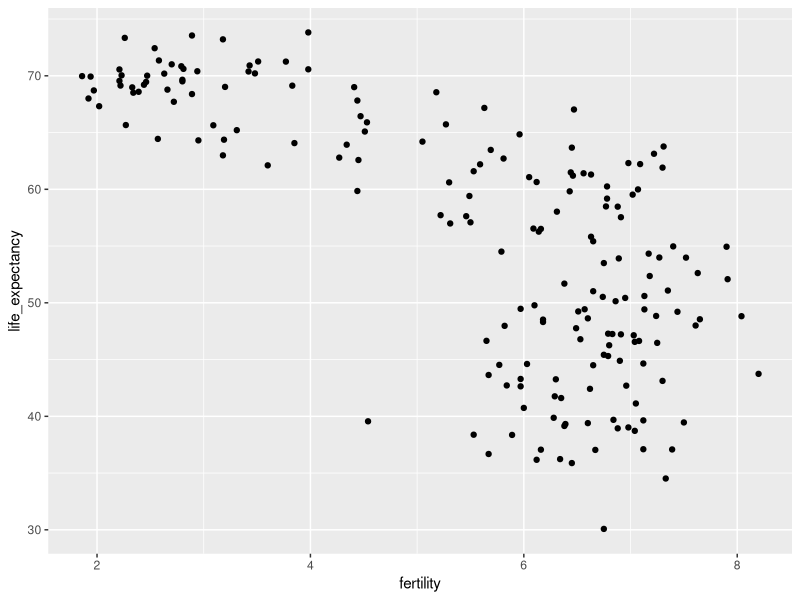
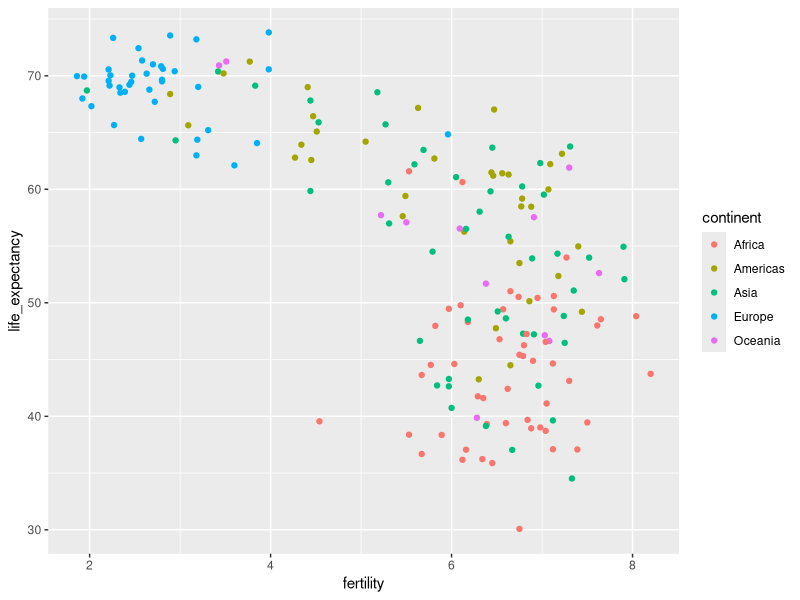
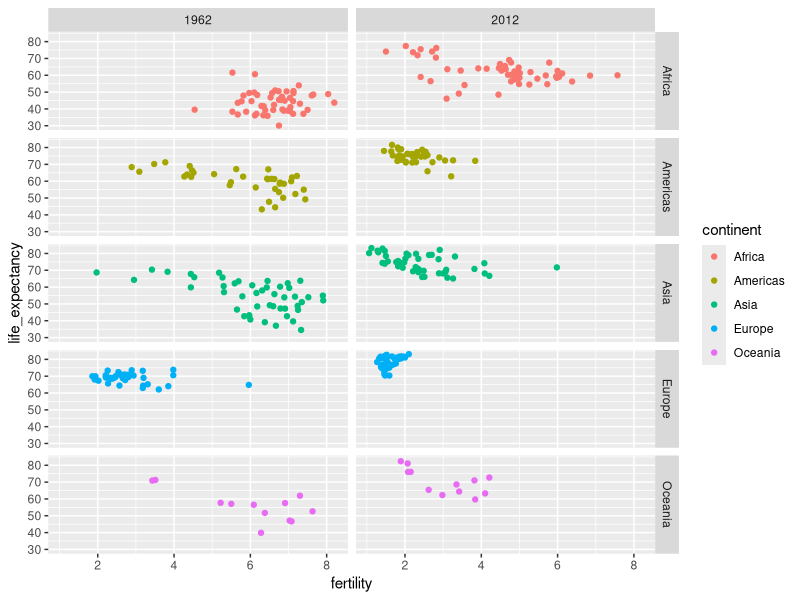
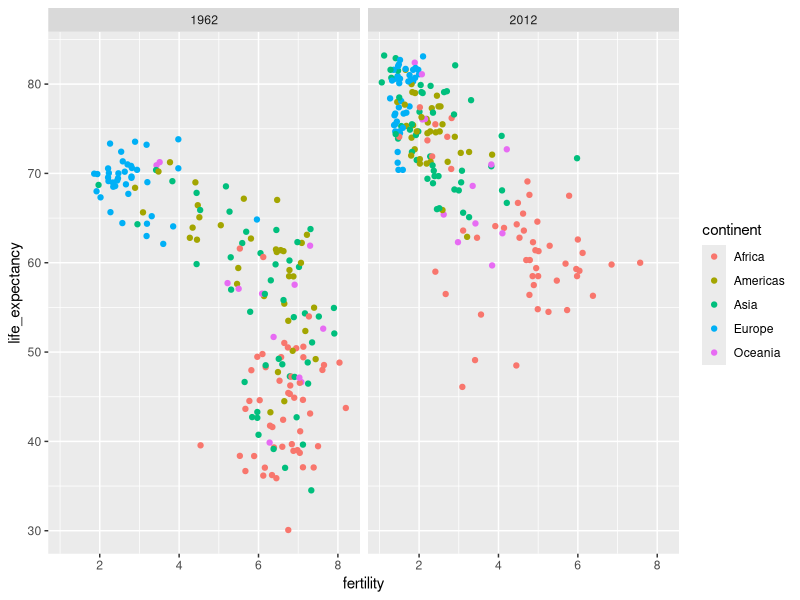
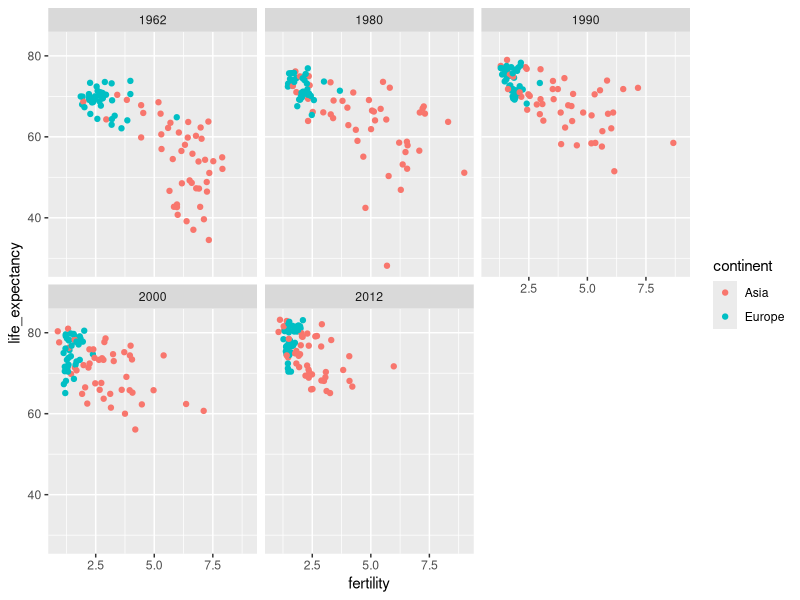
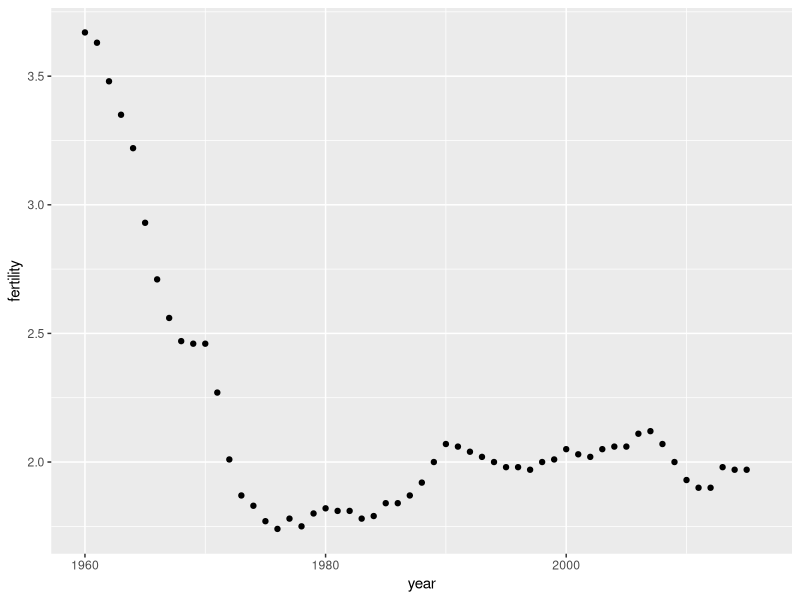
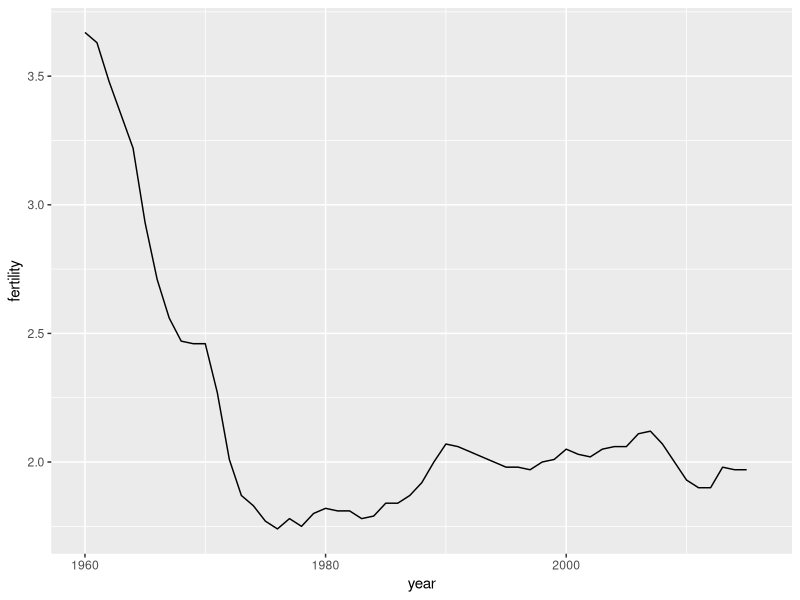
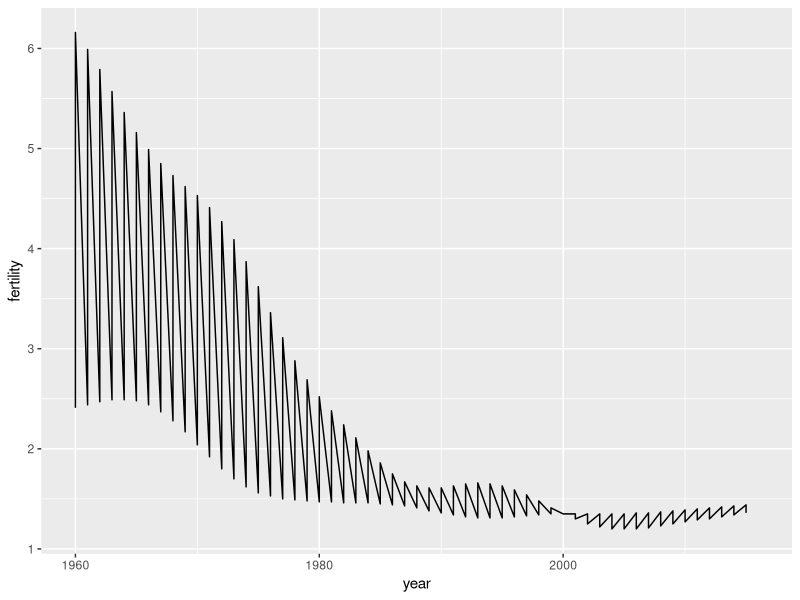

Write the R code that produced these figures, in order.
## ---- chunk 1
library(tidyverse)
library(dslabs)
data(gapminder)
gapminder %>% as_tibble()
## ---- chunk 2
gapminder %>% 
  filter(year == 2015 & country %in% c("Sri Lanka","Turkey")) %>% 
  select(country, infant_mortality)
## ---- chunk 3
filter(gapminder, year == 1962) %>%
  ggplot(aes(fertility, life_expectancy)) +
  geom_point()
## ---- chunk 4
filter(gapminder, year == 1962) %>%
  ggplot( aes(fertility, life_expectancy, color = continent)) +
  geom_point() 
## ---- chunk 5
filter(gapminder, year%in%c(1962, 2012)) %>%
  ggplot(aes(fertility, life_expectancy, col = continent)) +
  geom_point() +
  facet_grid(continent~year)
## ---- chunk 6
filter(gapminder, year%in%c(1962, 2012)) %>%
  ggplot(aes(fertility, life_expectancy, col = continent)) +
  geom_point() +
  facet_grid(. ~ year)
## ---- chunk 7
years <- c(1962, 1980, 1990, 2000, 2012)
continents <- c("Europe", "Asia")
gapminder %>% 
  filter(year %in% years & continent %in% continents) %>%
  ggplot( aes(fertility, life_expectancy, col = continent)) +
  geom_point() +
  facet_wrap(~year) 
## ---- chunk 8
gapminder %>% 
  filter(country == "United States") %>% 
  ggplot(aes(year, fertility)) +
  geom_point()
## ---- chunk 9
gapminder %>% 
  filter(country == "United States") %>% 
  ggplot(aes(year, fertility)) +
  geom_line()
## ---- chunk 10
countries <- c("South Korea","Germany")

gapminder %>% filter(country %in% countries) %>% 
  ggplot(aes(year,fertility)) +
  geom_line()
## ---- chunk 11
countries <- c("South Korea","Germany")

gapminder %>% filter(country %in% countries & !is.na(fertility)) %>% 
  ggplot(aes(year, fertility, group = country)) +
  geom_line()
## ---- chunk 12
countries <- c("South Korea","Germany")

gapminder %>% filter(country %in% countries & !is.na(fertility)) %>% 
  ggplot(aes(year,fertility, col = country)) +
  geom_line()
## ---- chunk 13
labels <- data.frame(country = countries, x = c(1975,1965), y = c(60,72))

gapminder %>% 
  filter(country %in% countries) %>% 
  ggplot(aes(year, life_expectancy, col = country)) +
  geom_line() +
  geom_text(data = labels, aes(x, y, label = country), size = 5) +
  theme(legend.position = "none")
## ---- chunk 14
gapminder <- gapminder %>%  mutate(dollars_per_day = gdp/population/365)
## ---- chunk 15
past_year <- 1970
gapminder %>% 
  filter(year == past_year & !is.na(gdp)) %>%
  ggplot(aes(dollars_per_day)) + 
  geom_histogram(binwidth = 1, color = "black")
## ---- chunk 16
gapminder %>% 
  filter(year == past_year & !is.na(gdp)) %>%
  ggplot(aes(log2(dollars_per_day))) + 
  geom_histogram(binwidth = 1, color = "black")
## ---- chunk 17
filter(gapminder, year == past_year) %>%
  summarize(min = min(population), max = max(population))
## ---- chunk 18
gapminder %>% 
  filter(year == past_year) %>%
  ggplot(aes(log10(population))) +
  geom_histogram(binwidth = 0.5, color = "black")
## ---- chunk 19
gapminder %>% 
  filter(year == past_year & !is.na(gdp)) %>%
  ggplot(aes(dollars_per_day)) + 
  geom_histogram(binwidth = 1, color = "black") +
  scale_x_continuous(trans = "log2")
## ---- chunk 20
p <- gapminder %>% 
  filter(year == past_year & !is.na(gdp)) %>%
  ggplot(aes(region, dollars_per_day)) 
p + geom_point() 
## ---- chunk 21
p + geom_point() +
  theme(axis.text.x = element_text(angle = 90, hjust = 1))
## ---- chunk 22
p <- gapminder %>% 
  filter(year == past_year & !is.na(gdp)) %>%
  mutate(region = reorder(region, dollars_per_day, FUN = median)) %>%
  ggplot(aes(region, dollars_per_day)) +
  geom_point() +
  theme(axis.text.x = element_text(angle = 90, hjust = 1)) 
p
## ---- chunk 23
p + scale_y_continuous(trans = "log2")
## ---- chunk 24
gapminder <- gapminder %>% 
  mutate(group = case_when(
    region %in% c("Western Europe", "Northern Europe","Southern Europe", 
                    "Northern America", "Australia and New Zealand") ~ "West",
    region %in% c("Eastern Asia", "South-Eastern Asia") ~ "East Asia",
    region %in% c("Caribbean", "Central America", "South America") ~ "Latin America",
    continent == "Africa" & region != "Northern Africa" ~ "Sub-Saharan Africa",
    TRUE ~ "Others"))
## ---- chunk 25
gapminder <- gapminder %>% 
  mutate(group = factor(group, 
                        levels = c("Others", "Latin America", "East Asia", "Sub-Saharan Africa", "West")))
## ---- chunk 26
p <- gapminder %>% 
  filter(year == past_year & !is.na(gdp)) %>%
  ggplot(aes(group, dollars_per_day)) +
  geom_boxplot() +
  theme(axis.text.x = element_text(angle = 90, hjust = 1)) +
  scale_y_continuous(trans = "log2") +
  xlab("")
p 
## ---- chunk 27
p + geom_point(alpha = 0.5)
## ---- chunk 28
install.packages("ggridges")
library(ggridges)
p <- gapminder %>% 
  filter(year == past_year & !is.na(dollars_per_day)) %>%
  ggplot(aes(dollars_per_day, group)) + 
  scale_x_continuous(trans = "log2") 
p  + geom_density_ridges() 
## ---- chunk 29
p + geom_density_ridges(jittered_points = TRUE)
## ---- chunk 30
p + geom_density_ridges(jittered_points = TRUE, 
                        position = position_points_jitter(width = 0.05, height = 0),
                        point_shape = '|', point_size = 3, point_alpha = 1, alpha = 0.7)
## ---- chunk 31
past_year <- 1970
present_year <- 2010
gapminder %>% 
  filter(year %in% c(past_year, present_year) & !is.na(gdp)) %>%
  mutate(west = ifelse(group == "West", "West", "Developing")) %>%
  ggplot(aes(dollars_per_day)) +
  geom_histogram(binwidth = 1, color = "black") +
  scale_x_continuous(trans = "log2") + 
  facet_grid(year ~ west)
## ---- chunk 32
country_list_1 <- gapminder %>% 
  filter(year == past_year & !is.na(dollars_per_day)) %>% 
  pull(country)

country_list_2 <- gapminder %>% 
  filter(year == present_year & !is.na(dollars_per_day)) %>% 
  pull(country)
      
country_list <- intersect(country_list_1, country_list_2)
## ---- chunk 33
past_year <- 1970
present_year <- 2010
gapminder %>% 
  filter(year %in% c(past_year, present_year) & country %in% country_list) %>%
  mutate(west = ifelse(group == "West", "West", "Developing")) %>%
  ggplot(aes(dollars_per_day)) +
  geom_histogram(binwidth = 1, color = "black") +
  scale_x_continuous(trans = "log2") + 
  facet_grid(year ~ west)
## ---- chunk 34
gapminder %>% 
  filter(year %in% c(past_year, present_year) & country %in% country_list) %>%
  ggplot(aes(group, dollars_per_day)) +
  geom_boxplot() +
  theme(axis.text.x = element_text(angle = 90, hjust = 1)) +
  scale_y_continuous(trans = "log2") +
  xlab("") +
  facet_grid(. ~ year)
## ---- chunk 35
gapminder %>% 
  filter(year %in% c(past_year, present_year) & country %in% country_list) %>%
  mutate(year = factor(year)) %>%
  ggplot(aes(group, dollars_per_day, fill = year)) +
  geom_boxplot() +
  theme(axis.text.x = element_text(angle = 90, hjust = 1)) +
  scale_y_continuous(trans = "log2") +
  xlab("") 
## ---- chunk 36
gapminder %>% 
  filter(year %in% c(past_year, present_year) & country %in% country_list) %>%
  ggplot(aes(dollars_per_day)) +
  geom_density(fill = "grey") + 
  scale_x_continuous(trans = "log2") + 
  facet_grid(. ~ year)
## ---- chunk 37
gapminder %>% 
  filter(year %in% c(past_year, present_year) & country %in% country_list) %>%
  mutate(group = ifelse(group == "West", "West", "Developing")) %>%
  ggplot(aes(dollars_per_day, fill = group)) +
  scale_x_continuous(trans = "log2") +
  geom_density(alpha = 0.2) + 
  facet_grid(year ~ .)
## ---- chunk 38
aes(x = dollars_per_day, y = ..count..)
## ---- chunk 39
p <- gapminder %>% 
  filter(year %in% c(past_year, present_year) & country %in% country_list) %>%
  mutate(group = ifelse(group == "West", "West", "Developing")) %>%
  ggplot(aes(dollars_per_day, y = ..count.., fill = group)) +
  scale_x_continuous(trans = "log2", limit = c(0.125, 300))

p + geom_density(alpha = 0.2) + 
  facet_grid(year ~ .)
## ---- chunk 40
p + geom_density(alpha = 0.2, bw = 0.75) + facet_grid(year ~ .)
## ---- chunk 41
gapminder %>% 
  filter(year %in% c(past_year, present_year) & !is.na(dollars_per_day)) %>%
  ggplot(aes(dollars_per_day, group)) + 
  scale_x_continuous(trans = "log2") + 
  geom_density_ridges(adjust = 1.5) +
  facet_grid(. ~ year)
## ---- chunk 42
gapminder %>% 
    filter(year %in% c(past_year, present_year) & country %in% country_list) %>%
  group_by(year) %>%
  mutate(weight = population/sum(population)*2) %>%
  ungroup() %>%
  ggplot(aes(dollars_per_day, fill = group)) +
  scale_x_continuous(trans = "log2", limit = c(0.125, 300)) + 
  geom_density(alpha = 0.2, bw = 0.75, position = "stack") + facet_grid(year ~ .) 
## ---- chunk 43
gapminder <- gapminder %>% 
  mutate(group = case_when(
    region %in% c("Western Europe", "Northern Europe","Southern Europe", "Northern America", "Australia and New Zealand") ~ "West",
    region %in% "Northern Africa" ~ "Northern Africa",
    region %in% c("Eastern Asia", "South-Eastern Asia") ~ "East Asia",
    region == "Southern Asia"~ "Southern Asia",
    region %in% c("Central America", "South America", "Caribbean") ~ "Latin America", continent == "Africa" & region != "Northern Africa" ~ "Sub-Saharan Africa",
    region %in% c("Melanesia", "Micronesia", "Polynesia") ~ "Pacific Islands"))
## ---- chunk 44
surv_income <- gapminder %>% 
  filter(year %in% present_year & !is.na(gdp) & 
           !is.na(infant_mortality) & !is.na(group)) %>%
  group_by(group) %>%
  summarize(income = sum(gdp)/sum(population)/365,
            infant_survival_rate = 
              1 - sum(infant_mortality/1000*population)/sum(population)) 

surv_income %>% arrange(income)
